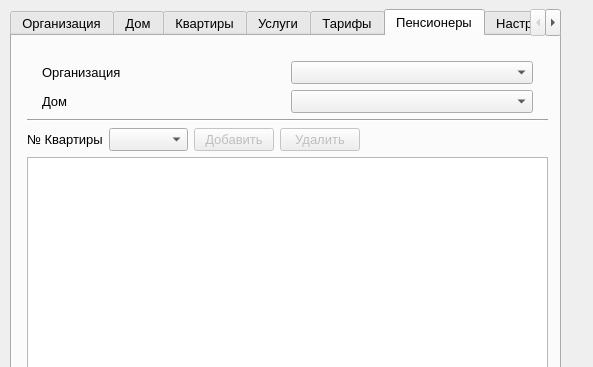
<?xml version="1.0" encoding="UTF-8"?>
<ui version="4.0">
 <class>AdminWindow</class>
 <widget class="QDialog" name="AdminWindow">
  <property name="geometry">
   <rect>
    <x>0</x>
    <y>0</y>
    <width>593</width>
    <height>367</height>
   </rect>
  </property>
  <property name="palette">
   <palette>
    <active>
     <colorrole role="Highlight">
      <brush brushstyle="SolidPattern">
       <color alpha="255">
        <red>255</red>
        <green>0</green>
        <blue>0</blue>
       </color>
      </brush>
     </colorrole>
    </active>
    <inactive>
     <colorrole role="Highlight">
      <brush brushstyle="SolidPattern">
       <color alpha="255">
        <red>255</red>
        <green>0</green>
        <blue>0</blue>
       </color>
      </brush>
     </colorrole>
    </inactive>
    <disabled>
     <colorrole role="Highlight">
      <brush brushstyle="SolidPattern">
       <color alpha="255">
        <red>51</red>
        <green>153</green>
        <blue>255</blue>
       </color>
      </brush>
     </colorrole>
    </disabled>
   </palette>
  </property>
  <property name="font">
   <font>
    <family>Arial</family>
    <pointsize>10</pointsize>
   </font>
  </property>
  <property name="windowTitle">
   <string> Администрирование</string>
  </property>
  <widget class="QWidget" name="gridLayoutWidget">
   <property name="geometry">
    <rect>
     <x>10</x>
     <y>9</y>
     <width>551</width>
     <height>451</height>
    </rect>
   </property>
   <layout class="QGridLayout" name="gridLayout">
    <property name="leftMargin">
     <number>0</number>
    </property>
    <property name="topMargin">
     <number>0</number>
    </property>
    <property name="rightMargin">
     <number>0</number>
    </property>
    <item row="0" column="0">
     <widget class="QTabWidget" name="tabWidget">
      <property name="enabled">
       <bool>true</bool>
      </property>
      <property name="currentIndex">
       <number>5</number>
      </property>
      <property name="tabsClosable">
       <bool>false</bool>
      </property>
      <property name="movable">
       <bool>false</bool>
      </property>
      <widget class="QWidget" name="tab_Organization">
       <attribute name="title">
        <string>Организация</string>
       </attribute>
       <widget class="QWidget" name="verticalLayoutWidget">
        <property name="geometry">
         <rect>
          <x>0</x>
          <y>0</y>
          <width>611</width>
          <height>431</height>
         </rect>
        </property>
        <layout class="QVBoxLayout" name="verticalLayout">
         <property name="sizeConstraint">
          <enum>QLayout::SetMinAndMaxSize</enum>
         </property>
         <property name="leftMargin">
          <number>5</number>
         </property>
         <property name="topMargin">
          <number>10</number>
         </property>
         <property name="rightMargin">
          <number>5</number>
         </property>
         <item>
          <layout class="QHBoxLayout" name="horizontalLayout">
           <item>
            <layout class="QVBoxLayout" name="verticalLayout_14">
             <item>
              <widget class="QLabel" name="label">
               <property name="text">
                <string>Имя организации</string>
               </property>
              </widget>
             </item>
             <item>
              <widget class="QLabel" name="label_2">
               <property name="text">
                <string>Название Банка</string>
               </property>
              </widget>
             </item>
             <item>
              <widget class="QLabel" name="label_3">
               <property name="text">
                <string>Лицевой счёт</string>
               </property>
              </widget>
             </item>
             <item>
              <widget class="QLabel" name="label_30">
               <property name="text">
                <string>ИНН</string>
               </property>
              </widget>
             </item>
            </layout>
           </item>
           <item>
            <spacer name="horizontalSpacer_3">
             <property name="orientation">
              <enum>Qt::Horizontal</enum>
             </property>
             <property name="sizeType">
              <enum>QSizePolicy::Fixed</enum>
             </property>
             <property name="sizeHint" stdset="0">
              <size>
               <width>40</width>
               <height>20</height>
              </size>
             </property>
            </spacer>
           </item>
           <item>
            <layout class="QVBoxLayout" name="verticalLayout_15">
             <property name="leftMargin">
              <number>5</number>
             </property>
             <property name="rightMargin">
              <number>5</number>
             </property>
             <item>
              <widget class="QLineEdit" name="lEdNameOrg">
               <property name="enabled">
                <bool>true</bool>
               </property>
               <property name="sizePolicy">
                <sizepolicy hsizetype="Expanding" vsizetype="Fixed">
                 <horstretch>0</horstretch>
                 <verstretch>0</verstretch>
                </sizepolicy>
               </property>
               <property name="sizeIncrement">
                <size>
                 <width>0</width>
                 <height>0</height>
                </size>
               </property>
               <property name="font">
                <font>
                 <family>Arial</family>
                 <weight>50</weight>
                 <bold>false</bold>
                </font>
               </property>
              </widget>
             </item>
             <item>
              <widget class="QLineEdit" name="lEdBank">
               <property name="font">
                <font>
                 <weight>50</weight>
                 <bold>false</bold>
                </font>
               </property>
              </widget>
             </item>
             <item>
              <widget class="QLineEdit" name="lEdAcc">
               <property name="font">
                <font>
                 <weight>50</weight>
                 <bold>false</bold>
                </font>
               </property>
               <property name="inputMask">
                <string/>
               </property>
               <property name="maxLength">
                <number>32767</number>
               </property>
              </widget>
             </item>
             <item>
              <widget class="QLineEdit" name="lEdINN"/>
             </item>
            </layout>
           </item>
          </layout>
         </item>
         <item>
          <widget class="QPushButton" name="pBtn_addOrg">
           <property name="font">
            <font>
             <family>Arial</family>
             <weight>50</weight>
             <bold>false</bold>
            </font>
           </property>
           <property name="text">
            <string>Добавить новую запись</string>
           </property>
          </widget>
         </item>
         <item>
          <layout class="QHBoxLayout" name="hLay_ButtonOrg">
           <property name="topMargin">
            <number>5</number>
           </property>
           <item>
            <widget class="QPushButton" name="pBtn_DeleteOrg">
             <property name="text">
              <string>Удалить</string>
             </property>
            </widget>
           </item>
           <item>
            <widget class="QPushButton" name="pBtn_SaveOrg">
             <property name="text">
              <string>Сохранить</string>
             </property>
            </widget>
           </item>
           <item>
            <widget class="QPushButton" name="pBtn_CancelOrg">
             <property name="text">
              <string>Отмена</string>
             </property>
            </widget>
           </item>
          </layout>
         </item>
         <item>
          <widget class="QTableView" name="tblView_Organization">
           <property name="selectionMode">
            <enum>QAbstractItemView::SingleSelection</enum>
           </property>
           <property name="selectionBehavior">
            <enum>QAbstractItemView::SelectRows</enum>
           </property>
          </widget>
         </item>
        </layout>
       </widget>
      </widget>
      <widget class="QWidget" name="tab_Home">
       <property name="acceptDrops">
        <bool>false</bool>
       </property>
       <attribute name="title">
        <string>Дом</string>
       </attribute>
       <widget class="QWidget" name="verticalLayoutWidget_2">
        <property name="geometry">
         <rect>
          <x>0</x>
          <y>10</y>
          <width>611</width>
          <height>411</height>
         </rect>
        </property>
        <layout class="QVBoxLayout" name="verticalLayout_3">
         <property name="sizeConstraint">
          <enum>QLayout::SetMinAndMaxSize</enum>
         </property>
         <property name="leftMargin">
          <number>5</number>
         </property>
         <property name="topMargin">
          <number>10</number>
         </property>
         <property name="rightMargin">
          <number>5</number>
         </property>
         <item>
          <layout class="QHBoxLayout" name="horizontalLayout_2">
           <property name="spacing">
            <number>15</number>
           </property>
           <item>
            <widget class="QLabel" name="label_26">
             <property name="text">
              <string>Адрес</string>
             </property>
            </widget>
           </item>
           <item>
            <widget class="QLineEdit" name="lEdHome">
             <property name="font">
              <font>
               <family>Arial</family>
               <weight>50</weight>
               <bold>false</bold>
              </font>
             </property>
            </widget>
           </item>
          </layout>
         </item>
         <item>
          <widget class="QPushButton" name="pBtn_addHome">
           <property name="font">
            <font>
             <family>Arial</family>
             <weight>50</weight>
             <bold>false</bold>
            </font>
           </property>
           <property name="text">
            <string>Добавить новую запись</string>
           </property>
          </widget>
         </item>
         <item>
          <layout class="QHBoxLayout" name="horizontalLayout_3">
           <property name="topMargin">
            <number>5</number>
           </property>
           <item>
            <widget class="QPushButton" name="pBtn_DeleteHome">
             <property name="text">
              <string>Удалить</string>
             </property>
            </widget>
           </item>
           <item>
            <widget class="QPushButton" name="pBtn_SaveHome">
             <property name="text">
              <string>Сохранить</string>
             </property>
            </widget>
           </item>
           <item>
            <widget class="QPushButton" name="pBtn_CancelHome">
             <property name="text">
              <string>Отмена</string>
             </property>
            </widget>
           </item>
          </layout>
         </item>
         <item>
          <widget class="QTableView" name="tblView_Home">
           <property name="selectionMode">
            <enum>QAbstractItemView::SingleSelection</enum>
           </property>
           <property name="selectionBehavior">
            <enum>QAbstractItemView::SelectRows</enum>
           </property>
          </widget>
         </item>
        </layout>
       </widget>
      </widget>
      <widget class="QWidget" name="tab_Appartament">
       <property name="enabled">
        <bool>true</bool>
       </property>
       <attribute name="title">
        <string>Квартиры</string>
       </attribute>
       <widget class="QWidget" name="verticalLayoutWidget_3">
        <property name="geometry">
         <rect>
          <x>60</x>
          <y>40</y>
          <width>451</width>
          <height>369</height>
         </rect>
        </property>
        <layout class="QVBoxLayout" name="verticalLayout_2">
         <property name="sizeConstraint">
          <enum>QLayout::SetMaximumSize</enum>
         </property>
         <property name="leftMargin">
          <number>5</number>
         </property>
         <property name="topMargin">
          <number>10</number>
         </property>
         <property name="rightMargin">
          <number>5</number>
         </property>
         <item>
          <layout class="QHBoxLayout" name="horizontalLayout_16">
           <item>
            <layout class="QVBoxLayout" name="verticalLayout_17">
             <property name="leftMargin">
              <number>5</number>
             </property>
             <property name="rightMargin">
              <number>5</number>
             </property>
             <item>
              <widget class="QLabel" name="label_31">
               <property name="text">
                <string>Организация</string>
               </property>
              </widget>
             </item>
             <item>
              <widget class="QLabel" name="label_32">
               <property name="text">
                <string>Дом</string>
               </property>
              </widget>
             </item>
            </layout>
           </item>
           <item>
            <layout class="QVBoxLayout" name="verticalLayout_18">
             <property name="leftMargin">
              <number>5</number>
             </property>
             <property name="rightMargin">
              <number>5</number>
             </property>
             <item>
              <widget class="QComboBox" name="cmBx_Org_on_Apartment">
               <property name="sizePolicy">
                <sizepolicy hsizetype="Expanding" vsizetype="Fixed">
                 <horstretch>0</horstretch>
                 <verstretch>0</verstretch>
                </sizepolicy>
               </property>
              </widget>
             </item>
             <item>
              <widget class="QComboBox" name="cmBx_Home_on_Apartment">
               <property name="sizePolicy">
                <sizepolicy hsizetype="Expanding" vsizetype="Fixed">
                 <horstretch>0</horstretch>
                 <verstretch>0</verstretch>
                </sizepolicy>
               </property>
              </widget>
             </item>
            </layout>
           </item>
          </layout>
         </item>
         <item>
          <layout class="QHBoxLayout" name="horizontalLayout_4">
           <item>
            <widget class="QLabel" name="label_11">
             <property name="text">
              <string>Номер квартиры</string>
             </property>
            </widget>
           </item>
           <item>
            <widget class="QComboBox" name="cmBx_NumAp_on_Apartament"/>
           </item>
           <item>
            <spacer name="horizontalSpacer_2">
             <property name="orientation">
              <enum>Qt::Horizontal</enum>
             </property>
             <property name="sizeHint" stdset="0">
              <size>
               <width>40</width>
               <height>20</height>
              </size>
             </property>
            </spacer>
           </item>
           <item>
            <widget class="QPushButton" name="pBtn_NewApartament">
             <property name="text">
              <string>Добавить новую 
 квартиру</string>
             </property>
            </widget>
           </item>
           <item>
            <widget class="QPushButton" name="pBtn_DeleteApartment">
             <property name="text">
              <string>Удалить 
квартиру</string>
             </property>
            </widget>
           </item>
          </layout>
         </item>
         <item>
          <layout class="QHBoxLayout" name="horizontalLayout_19">
           <property name="topMargin">
            <number>0</number>
           </property>
           <item>
            <widget class="QPushButton" name="pBtn_Save">
             <property name="enabled">
              <bool>true</bool>
             </property>
             <property name="text">
              <string>Сохранить</string>
             </property>
            </widget>
           </item>
           <item>
            <widget class="QPushButton" name="pBtn_Cancel_onApart">
             <property name="text">
              <string>Отменить</string>
             </property>
            </widget>
           </item>
          </layout>
         </item>
         <item>
          <widget class="QLineEdit" name="lEd_NumApart_onApart"/>
         </item>
         <item>
          <widget class="QTableView" name="tblView_Apartament">
           <property name="sizePolicy">
            <sizepolicy hsizetype="Expanding" vsizetype="Expanding">
             <horstretch>0</horstretch>
             <verstretch>0</verstretch>
            </sizepolicy>
           </property>
          </widget>
         </item>
        </layout>
       </widget>
      </widget>
      <widget class="QWidget" name="tab_Uslugi">
       <attribute name="title">
        <string>Услуги</string>
       </attribute>
       <widget class="QWidget" name="verticalLayoutWidget_5">
        <property name="geometry">
         <rect>
          <x>10</x>
          <y>10</y>
          <width>521</width>
          <height>401</height>
         </rect>
        </property>
        <layout class="QVBoxLayout" name="verticalLayout_9">
         <property name="leftMargin">
          <number>5</number>
         </property>
         <property name="topMargin">
          <number>10</number>
         </property>
         <property name="rightMargin">
          <number>5</number>
         </property>
         <property name="bottomMargin">
          <number>10</number>
         </property>
         <item>
          <layout class="QVBoxLayout" name="verticalLayout_4">
           <item>
            <layout class="QVBoxLayout" name="verticalLayout_10">
             <item>
              <layout class="QHBoxLayout" name="horizontalLayout_15">
               <item>
                <layout class="QVBoxLayout" name="verticalLayout_11">
                 <property name="leftMargin">
                  <number>5</number>
                 </property>
                 <property name="rightMargin">
                  <number>5</number>
                 </property>
                 <item>
                  <widget class="QLabel" name="label_24">
                   <property name="text">
                    <string>Организация</string>
                   </property>
                  </widget>
                 </item>
                 <item>
                  <widget class="QLabel" name="label_23">
                   <property name="text">
                    <string>Дом</string>
                   </property>
                  </widget>
                 </item>
                 <item>
                  <widget class="QLabel" name="label_25">
                   <property name="text">
                    <string>Квартира</string>
                   </property>
                  </widget>
                 </item>
                </layout>
               </item>
               <item>
                <layout class="QVBoxLayout" name="verticalLayout_13">
                 <property name="leftMargin">
                  <number>5</number>
                 </property>
                 <property name="rightMargin">
                  <number>5</number>
                 </property>
                 <item>
                  <widget class="QComboBox" name="cmBx_Org_on_Uslugi">
                   <property name="sizePolicy">
                    <sizepolicy hsizetype="Expanding" vsizetype="Fixed">
                     <horstretch>0</horstretch>
                     <verstretch>0</verstretch>
                    </sizepolicy>
                   </property>
                  </widget>
                 </item>
                 <item>
                  <widget class="QComboBox" name="cmBx_Home_on_Uslugi">
                   <property name="sizePolicy">
                    <sizepolicy hsizetype="Expanding" vsizetype="Fixed">
                     <horstretch>0</horstretch>
                     <verstretch>0</verstretch>
                    </sizepolicy>
                   </property>
                  </widget>
                 </item>
                 <item>
                  <widget class="QComboBox" name="cmBx_NumAp_on_Uslugi"/>
                 </item>
                </layout>
               </item>
              </layout>
             </item>
             <item>
              <layout class="QHBoxLayout" name="horizontalLayout_5">
               <item>
                <widget class="QPushButton" name="pBtnAddUsluga">
                 <property name="text">
                  <string>Добавить услугу</string>
                 </property>
                </widget>
               </item>
               <item>
                <widget class="QPushButton" name="pBtnDeleteUsluga">
                 <property name="text">
                  <string>Удалить услугу</string>
                 </property>
                </widget>
               </item>
               <item>
                <widget class="QPushButton" name="pBtnMassOperation">
                 <property name="text">
                  <string>Массовые операции</string>
                 </property>
                </widget>
               </item>
              </layout>
             </item>
            </layout>
           </item>
           <item>
            <widget class="QTableView" name="tblV_on_Uslugi">
             <property name="enabled">
              <bool>true</bool>
             </property>
            </widget>
           </item>
          </layout>
         </item>
        </layout>
       </widget>
      </widget>
      <widget class="QWidget" name="tab_Tarif">
       <attribute name="title">
        <string>Тарифы</string>
       </attribute>
       <widget class="QWidget" name="verticalLayoutWidget_4">
        <property name="geometry">
         <rect>
          <x>10</x>
          <y>60</y>
          <width>511</width>
          <height>181</height>
         </rect>
        </property>
        <layout class="QVBoxLayout" name="verticalLayout_8">
         <property name="leftMargin">
          <number>5</number>
         </property>
         <property name="topMargin">
          <number>10</number>
         </property>
         <property name="rightMargin">
          <number>5</number>
         </property>
         <property name="bottomMargin">
          <number>10</number>
         </property>
         <item>
          <layout class="QHBoxLayout" name="horizontalLayout_11">
           <item>
            <widget class="QLabel" name="label_21">
             <property name="text">
              <string>Год</string>
             </property>
            </widget>
           </item>
           <item>
            <widget class="QLineEdit" name="lEd_Tarif_year">
             <property name="inputMask">
              <string>9999;@</string>
             </property>
            </widget>
           </item>
           <item>
            <spacer name="horizontalSpacer_21">
             <property name="orientation">
              <enum>Qt::Horizontal</enum>
             </property>
             <property name="sizeHint" stdset="0">
              <size>
               <width>40</width>
               <height>20</height>
              </size>
             </property>
            </spacer>
           </item>
           <item>
            <widget class="QLabel" name="label_22">
             <property name="text">
              <string>Месяц</string>
             </property>
            </widget>
           </item>
           <item>
            <widget class="QLineEdit" name="lEd_Tarif_month">
             <property name="inputMask">
              <string>99</string>
             </property>
            </widget>
           </item>
          </layout>
         </item>
         <item>
          <layout class="QHBoxLayout" name="horizontalLayout_20">
           <property name="spacing">
            <number>10</number>
           </property>
           <item>
            <widget class="QTableView" name="tblV_on_Tarif">
             <property name="sizePolicy">
              <sizepolicy hsizetype="Expanding" vsizetype="Expanding">
               <horstretch>0</horstretch>
               <verstretch>10</verstretch>
              </sizepolicy>
             </property>
             <property name="selectionMode">
              <enum>QAbstractItemView::SingleSelection</enum>
             </property>
             <property name="selectionBehavior">
              <enum>QAbstractItemView::SelectRows</enum>
             </property>
            </widget>
           </item>
           <item>
            <layout class="QVBoxLayout" name="verticalLayout_12">
             <item>
              <widget class="QPushButton" name="pBtn_Tarif_request">
               <property name="text">
                <string>Запросить</string>
               </property>
              </widget>
             </item>
             <item>
              <widget class="QPushButton" name="pBtn_TarifEdit">
               <property name="text">
                <string>Редактировать</string>
               </property>
              </widget>
             </item>
             <item>
              <widget class="QPushButton" name="pBtn_Fill">
               <property name="enabled">
                <bool>true</bool>
               </property>
               <property name="text">
                <string>Заполнить предыдущими данными</string>
               </property>
              </widget>
             </item>
             <item>
              <spacer name="verticalSpacer_8">
               <property name="orientation">
                <enum>Qt::Vertical</enum>
               </property>
               <property name="sizeHint" stdset="0">
                <size>
                 <width>20</width>
                 <height>40</height>
                </size>
               </property>
              </spacer>
             </item>
            </layout>
           </item>
          </layout>
         </item>
        </layout>
       </widget>
      </widget>
      <widget class="QWidget" name="tab_Pensioner">
       <attribute name="title">
        <string>Пенсионеры</string>
       </attribute>
       <widget class="QWidget" name="verticalLayoutWidget_6">
        <property name="geometry">
         <rect>
          <x>10</x>
          <y>20</y>
          <width>531</width>
          <height>371</height>
         </rect>
        </property>
        <layout class="QVBoxLayout" name="mainLay_Pens">
         <property name="leftMargin">
          <number>5</number>
         </property>
         <property name="topMargin">
          <number>5</number>
         </property>
         <property name="rightMargin">
          <number>5</number>
         </property>
         <item>
          <layout class="QHBoxLayout" name="horizontalLayout_14">
           <item>
            <spacer name="horizontalSpacer_24">
             <property name="orientation">
              <enum>Qt::Horizontal</enum>
             </property>
             <property name="sizeType">
              <enum>QSizePolicy::Fixed</enum>
             </property>
             <property name="sizeHint" stdset="0">
              <size>
               <width>15</width>
               <height>20</height>
              </size>
             </property>
            </spacer>
           </item>
           <item>
            <widget class="QLabel" name="label_28">
             <property name="text">
              <string>Организация</string>
             </property>
            </widget>
           </item>
           <item>
            <widget class="QComboBox" name="cmBx_Org_on_Pens"/>
           </item>
           <item>
            <spacer name="horizontalSpacer_25">
             <property name="orientation">
              <enum>Qt::Horizontal</enum>
             </property>
             <property name="sizeType">
              <enum>QSizePolicy::Fixed</enum>
             </property>
             <property name="sizeHint" stdset="0">
              <size>
               <width>15</width>
               <height>20</height>
              </size>
             </property>
            </spacer>
           </item>
          </layout>
         </item>
         <item>
          <layout class="QHBoxLayout" name="horizontalLayout_13">
           <item>
            <spacer name="horizontalSpacer_22">
             <property name="orientation">
              <enum>Qt::Horizontal</enum>
             </property>
             <property name="sizeType">
              <enum>QSizePolicy::Fixed</enum>
             </property>
             <property name="sizeHint" stdset="0">
              <size>
               <width>15</width>
               <height>20</height>
              </size>
             </property>
            </spacer>
           </item>
           <item>
            <widget class="QLabel" name="label_27">
             <property name="text">
              <string>Дом</string>
             </property>
            </widget>
           </item>
           <item>
            <widget class="QComboBox" name="cmBx_Home_on_Pens"/>
           </item>
           <item>
            <spacer name="horizontalSpacer_23">
             <property name="orientation">
              <enum>Qt::Horizontal</enum>
             </property>
             <property name="sizeType">
              <enum>QSizePolicy::Fixed</enum>
             </property>
             <property name="sizeHint" stdset="0">
              <size>
               <width>15</width>
               <height>20</height>
              </size>
             </property>
            </spacer>
           </item>
          </layout>
         </item>
         <item>
          <widget class="Line" name="line">
           <property name="orientation">
            <enum>Qt::Horizontal</enum>
           </property>
          </widget>
         </item>
         <item>
          <layout class="QHBoxLayout" name="horizontalLayout_12">
           <item>
            <widget class="QLabel" name="label_29">
             <property name="text">
              <string>№ Квартиры</string>
             </property>
            </widget>
           </item>
           <item>
            <widget class="QComboBox" name="cmBx_PensApart"/>
           </item>
           <item>
            <widget class="QPushButton" name="pBtn_addPens">
             <property name="enabled">
              <bool>false</bool>
             </property>
             <property name="text">
              <string>Добавить</string>
             </property>
            </widget>
           </item>
           <item>
            <widget class="QPushButton" name="pBtn_delPens">
             <property name="enabled">
              <bool>false</bool>
             </property>
             <property name="text">
              <string>Удалить</string>
             </property>
            </widget>
           </item>
           <item>
            <spacer name="horizontalSpacer">
             <property name="orientation">
              <enum>Qt::Horizontal</enum>
             </property>
             <property name="sizeHint" stdset="0">
              <size>
               <width>40</width>
               <height>20</height>
              </size>
             </property>
            </spacer>
           </item>
          </layout>
         </item>
         <item>
          <widget class="QTableView" name="tblV_on_Pens">
           <property name="selectionMode">
            <enum>QAbstractItemView::SingleSelection</enum>
           </property>
           <property name="selectionBehavior">
            <enum>QAbstractItemView::SelectRows</enum>
           </property>
          </widget>
         </item>
        </layout>
       </widget>
      </widget>
      <widget class="QWidget" name="tab_Settings">
       <attribute name="title">
        <string>Настройки</string>
       </attribute>
       <widget class="QWidget" name="verticalLayoutWidget_7">
        <property name="geometry">
         <rect>
          <x>9</x>
          <y>9</y>
          <width>571</width>
          <height>103</height>
         </rect>
        </property>
        <layout class="QVBoxLayout" name="vLay_Settings">
         <property name="leftMargin">
          <number>5</number>
         </property>
         <property name="topMargin">
          <number>5</number>
         </property>
         <property name="rightMargin">
          <number>5</number>
         </property>
         <property name="bottomMargin">
          <number>10</number>
         </property>
         <item>
          <layout class="QHBoxLayout" name="horizontalLayout_22">
           <item>
            <widget class="QTableView" name="tblV_on_Settings">
             <property name="selectionMode">
              <enum>QAbstractItemView::SingleSelection</enum>
             </property>
             <property name="selectionBehavior">
              <enum>QAbstractItemView::SelectRows</enum>
             </property>
            </widget>
           </item>
           <item>
            <layout class="QVBoxLayout" name="verticalLayout_16">
             <item>
              <widget class="QToolButton" name="tBtn_AddSetting">
               <property name="text">
                <string>+</string>
               </property>
              </widget>
             </item>
             <item>
              <widget class="QToolButton" name="tBtn_DeleteSetting">
               <property name="text">
                <string>-</string>
               </property>
              </widget>
             </item>
             <item>
              <widget class="QToolButton" name="tBtn_EditSetting">
               <property name="text">
                <string>!</string>
               </property>
              </widget>
             </item>
             <item>
              <spacer name="verticalSpacer_2">
               <property name="orientation">
                <enum>Qt::Vertical</enum>
               </property>
               <property name="sizeHint" stdset="0">
                <size>
                 <width>20</width>
                 <height>40</height>
                </size>
               </property>
              </spacer>
             </item>
            </layout>
           </item>
          </layout>
         </item>
        </layout>
       </widget>
      </widget>
     </widget>
    </item>
   </layout>
  </widget>
 </widget>
 <resources/>
 <connections/>
</ui>
